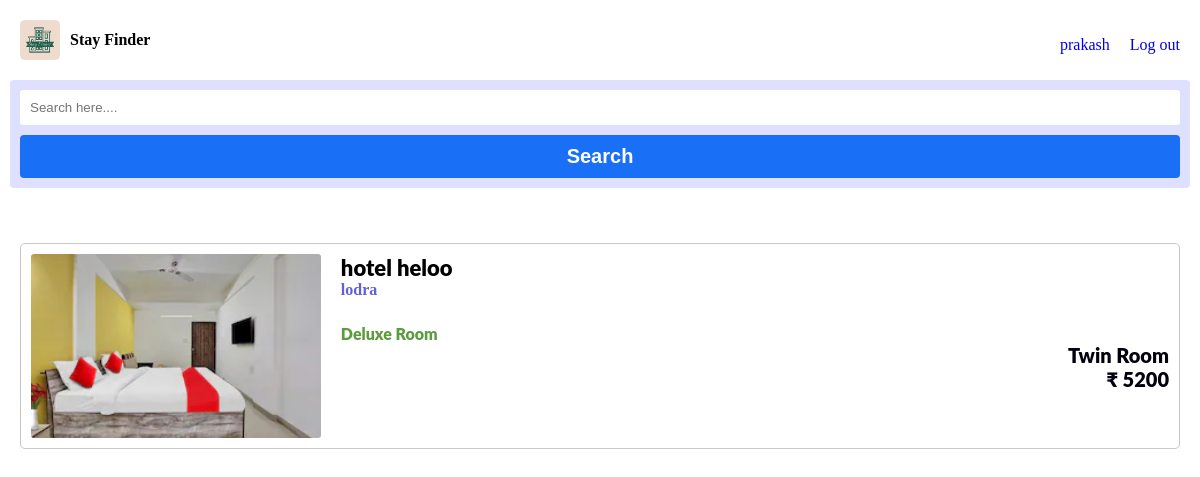
Screenshot of /index.php (signed in) with the database file from the repository.
### tables this page shows
CREATE TABLE `m_register` (
  `Um_id` varchar(10) NOT NULL,
  `Username` varchar(50) NOT NULL,
  `Email` varchar(50) NOT NULL,
  `Password` varchar(100) NOT NULL,
  `Hotel_id` varchar(10) NOT NULL,
  `Hotel_Name` varchar(20) NOT NULL,
  `Hotel_Address` text NOT NULL,
  `Hotel_Mobileno` char(15) NOT NULL,
  `Hotel_Bname` varchar(50) NOT NULL,
  `Hotel_AccountNo` char(20) NOT NULL,
  `Hotel_IFSCcode` char(15) NOT NULL,
  `Verify_status` varchar(20) NOT NULL
);

CREATE TABLE `room_list` (
  `Room_id` varchar(10) NOT NULL,
  `Hotel_id` varchar(10) NOT NULL,
  `Room_type` varchar(20) NOT NULL,
  `AC / NOAC` varchar(10) NOT NULL,
  `Price` int(11) NOT NULL,
  `Room_capacity` varchar(30) NOT NULL,
  `Booking_status` varchar(10) NOT NULL,
  `Room_img1` varchar(100) NOT NULL,
  `Room_img2` varchar(100) NOT NULL,
  `Room_img3` varchar(100) NOT NULL
);

### index.php (the view, shortened to what this page needs)
<!DOCTYPE html>
<html lang="en">
<head>
  <link rel="stylesheet" href="CSS/homepage.css">
</head>
<body>
  <div class="content">
    <nav>
      <div class="log">
        <img src="Images/Stay Finder-logos.webp" alt="" width="40px" style="border-radius: 5px;">
        <b id='sty'>Stay Finder</b>
      </div>
      <div class="m">
        <ul>
          <?php
          if (isset($_SESSION['name'])) {
            echo  "<a href='./Mybooking.php'><li>" . $_SESSION['name'] . "</li></a>";
            echo  "<a href='Process/logout.php'><li>Log out</li></a>";
          } else {
            echo "<a href='login.php'><li>Log in</li></a>";
          }
          ?>
        </ul>
      </div>
    </nav>
    <div class="serchnav">
      <form action="./index.php" method="POST">
        <input type="text" placeholder="Search here...." name="location" required>
        <button name="serchbtn">Search</button>
      </form>
    </div>
    <div class="alldata">
      <?php
      include './Process/cnn.php';
      $d = mysqli_query($cnn, "select * from room_list where Booking_status = 'Open' ");
      while ($dv = mysqli_fetch_array($d)) {
        $hid = $dv['Hotel_id'];
      $id = $dv['Room_id'];
      if(!array_key_exists('serchbtn',$_POST))
      {
        $data = mysqli_query($cnn, "select * from m_register where Hotel_id = '$hid' AND Verify_status ='Verified' ");
        while ($ho = mysqli_fetch_array($data)) {
          $imgurl = $dv['Room_img1'];
          echo "<a href='./Customer_pages/carddata.php?id=$id'>
          <div class='con'>
            <img class='imgcon' src='./Hotel_img/$imgurl'>
            <div class='datcon'>
              <span class='h_name'>" . $ho['Hotel_Name'] . "</span>
              <span class='h_address'>" . $ho['Hotel_Address'] . "</span>
              <span class='Room_type'>" . $dv['Room_type'] . "</span>
              <span class='h_price'>" . $dv['Room_capacity'] . "</span>
              <span class='h_price'>₹ " . $dv['Price'] . "</span>
            </div>
          </div>
        </a>";
        }
    }
      }
      ?>
    </div>
  </div>
</body>
</html>

### CSS/homepage.css (style rules this page uses)
* { padding: 0; margin: 0; }
.content { position: relative; z-index: 2; text-align: center; padding: 10px; }
nav { display: flex; padding: 10px; color: black; align-items: center; }
.log { display: flex; width: 100%; align-items: center; gap: 10px; margin-bottom: 10px; }
.m { width: 100%; }
.m ul { list-style: none; display: flex; gap: 20px; justify-content: flex-end; }
a { text-decoration: none; }
.serchnav { background: #dfdfff; padding: 10px; border-radius: 4px; margin-bottom: 45px; }
.serchnav form { display: grid; gap: 10px; font-weight: bold; }
.serchnav span, button { display: flex; color: #111f6a; font-size: 20px; font-family: 'Lucida Sans', 'Lucida Sans Regular', 'Lucida Grande', 'Lucida Sans Unicode', Geneva, Verdana, sans-serif; }
.serchnav button { cursor: pointer; display: flex; justify-content: center; padding: 10px; background-color: #1970f6; color: white; font-weight: bold; border-radius: 4px; border: none; font-size: 20px; font-family: 'Gill Sans', 'Gill Sans MT', Calibri, 'Trebuchet MS', sans-serif; }
.serchnav input { border: none; padding: 10px; border-radius: 3px; }
.alldata { height: 80vh; overflow: auto; }
.con { display: flex; margin-top: 15px; margin: 10px; border-radius: 5px; border: 1px solid rgb(203, 200, 200); cursor: pointer; }
.imgcon { width: 35%; display: flex; justify-content: flex-start; padding: 10px; border-radius: 13px; }
.datcon { width: 100%; padding: 10px; }
.h_name { display: flex; color: black; font-size: 22px; font-weight: 900; font-family: lato, sans-serif; }
.h_address { display: flex; margin-bottom: 25px; color: rgb(97, 97, 223); font-weight: bold; font-family: Cambria, Cochin, Georgia, Times, 'Times New Roman', serif; }
.Room_type { display: flex; font-size: 16px; color: #5b9c3e; font-weight: 900; font-family: lato, sans-serif; }
.h_price { display: flex; justify-content: end; font-size: 20px; color: #04010f; font-weight: 900; font-family: lato, sans-serif; }

### rows the page displays
room_list: Room_type "Deluxe Room", Room_capacity "Twin Room", Price "5200"
m_register: room_list.Room_img1 (picture), Hotel_Name "hotel heloo", Hotel_Address "lodra"

### other values shown
$_SESSION['name'] "prakash"
